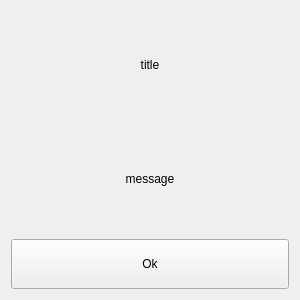
<?xml version="1.0" encoding="UTF-8"?>
<ui version="4.0">
 <class>MessageBox</class>
 <widget class="QWidget" name="MessageBox">
  <property name="geometry">
   <rect>
    <x>0</x>
    <y>0</y>
    <width>300</width>
    <height>300</height>
   </rect>
  </property>
  <property name="minimumSize">
   <size>
    <width>300</width>
    <height>300</height>
   </size>
  </property>
  <property name="windowTitle">
   <string>Form</string>
  </property>
  <layout class="QVBoxLayout" name="verticalLayout_2">
   <item>
    <widget class="QLabel" name="lbTitle">
     <property name="text">
      <string>title</string>
     </property>
     <property name="alignment">
      <set>Qt::AlignCenter</set>
     </property>
    </widget>
   </item>
   <item>
    <widget class="QLabel" name="lbMessage">
     <property name="text">
      <string>message</string>
     </property>
     <property name="alignment">
      <set>Qt::AlignCenter</set>
     </property>
    </widget>
   </item>
   <item>
    <widget class="QPushButton" name="bnAccept">
     <property name="minimumSize">
      <size>
       <width>0</width>
       <height>50</height>
      </size>
     </property>
     <property name="text">
      <string>Ok</string>
     </property>
    </widget>
   </item>
  </layout>
 </widget>
 <resources/>
 <connections/>
</ui>
